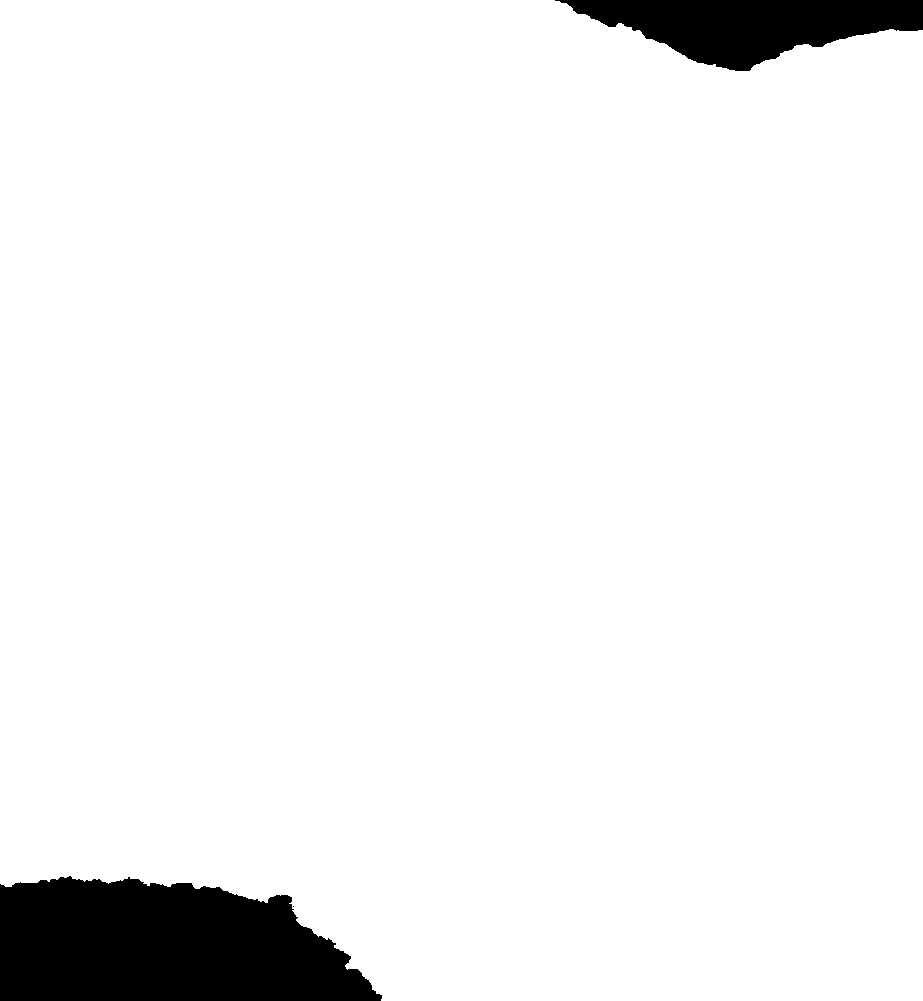
#> input picture environments/scenarios/assets/s1.tif, 923 x 1001 px
$ python run_terrain.py
#> lines starting #> are read from the running program, lines starting #| are printed output that depends on the picture
### environments/scenarios/scenes.py
"""Christmas-Island-based adapted S1-S6 terrain and threat-layout definitions."""

from __future__ import annotations

from dataclasses import dataclass
from functools import lru_cache
from pathlib import Path
from typing import Any, Final

import numpy as np
from PIL import Image

BaseItem = tuple[tuple[float, float], float, float]

@dataclass(frozen=True)
class ThreatSpec:
    center: tuple[float, float]
    radius: float
    height: float = 160.0

    def as_base_item(self) -> BaseItem:
        return (self.center, float(self.radius), float(self.height))
THREATS: Final[dict[int, ThreatSpec]] = {1: ThreatSpec(center=(132.0, 168.0), radius=13.5), 2: ThreatSpec(center=(142.0, 124.0), radius=13.0), 3: ThreatSpec(center=(80.0, 111.0), radius=14.0), 4: ThreatSpec(center=(100.0, 78.0), radius=14.5), 5: ThreatSpec(center=(70.0, 67.0), radius=13.0), 6: ThreatSpec(center=(120.0, 45.0), radius=13.5)}
SCENARIO_COMBINATIONS: Final[dict[str, tuple[int, ...]]] = {'s1': (1, 2, 3, 4, 5, 6), 's2': (1, 2, 4, 5, 6), 's3': (1, 2, 3, 4, 6), 's4': (3, 4, 5, 6), 's5': (3, 4, 5), 's6': (3, 4)}
SCENARIO_LABELS: Final[dict[str, str]] = {'s1': 'six-threat corridor scenario', 's2': 'five-threat right-corridor scenario', 's3': 'five-threat upper-corridor scenario', 's4': 'four-threat lower-corridor scenario', 's5': 'three-threat central scenario', 's6': 'two-threat baseline scenario'}

def normalize_scenario_name(name: str) -> str:
#> in load_scenario_dem, img is the input picture: PIL image 923x1001 F; min -3.4e+38, max 358.4, mean -inf
    key = str(name).strip().lower().replace('-', '_')
    if key.startswith('scenario_'):
        key = key.removeprefix('scenario_')
    elif key.startswith('scenario') and key.removeprefix('scenario').isdigit():
        key = key.removeprefix('scenario')
    if key.isdigit():
        key = f's{key}'
    return key

def build_base(name: str) -> list[BaseItem]:
    key = normalize_scenario_name(name)
    if key not in SCENARIO_COMBINATIONS:
        valid = ', '.join(sorted(SCENARIO_COMBINATIONS))
        raise KeyError(f'Unknown scenario {name!r}. Expected one of: {valid}.')
    return [THREATS[i].as_base_item() for i in SCENARIO_COMBINATIONS[key]]

def describe(name: str) -> dict[str, object]:
    key = normalize_scenario_name(name)
    ids = SCENARIO_COMBINATIONS[key]
    return {'name': key, 'label': SCENARIO_LABELS[key], 'threat_ids': ids, 'n_threats': len(ids), 'base': build_base(key)}
GRID_LIMIT = 200.0
GRID_STEP = 0.5
TERRAIN_Z_MIN = 0.0
TERRAIN_Z_MAX = 60.0
START = np.asarray([40.0, 22.0, 80.0], dtype=float)
GOAL = np.asarray([160.0, 178.0, 100.0], dtype=float)
ASSET_DIR = Path(__file__).with_name('assets')

def scenario_names() -> tuple[str, ...]:
    return tuple((f's{i}' for i in range(1, 7)))

def _axis() -> np.ndarray:
    n = int(round(GRID_LIMIT / GRID_STEP))
    return np.linspace(0.0, GRID_LIMIT, n + 1, dtype=np.float64)

def _clean_terrain_array(arr: np.ndarray) -> np.ndarray:
    H = np.asarray(arr, dtype=np.float64)
    H[~np.isfinite(H)] = 0.0
    H[H < 0.0] = 0.0
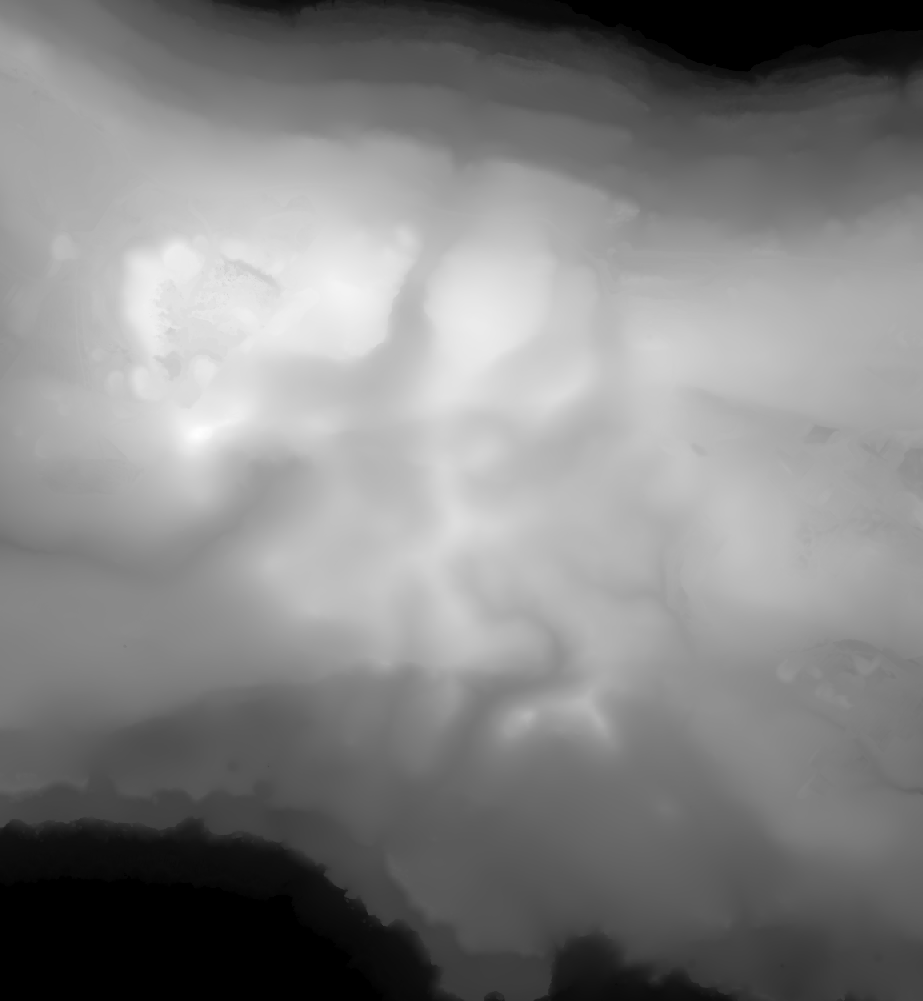
#> H: shape (1001, 923) float64; min 0, max 358.4, mean 184.6; drawn with min black and max white
    return H

def _normalize_terrain(H: np.ndarray) -> np.ndarray:
    valid = H[np.isfinite(H) & (H > 0.0)]
    if valid.size == 0:
        return np.zeros_like(H, dtype=np.float64)
    lo, hi = np.percentile(valid, [2.0, 98.0])
    if not np.isfinite(lo) or not np.isfinite(hi) or hi <= lo:
        lo = float(np.min(valid))
        hi = float(np.max(valid))
    if hi <= lo:
        return np.zeros_like(H, dtype=np.float64)
    Z = np.clip((H - lo) / (hi - lo), 0.0, 1.0)
    return TERRAIN_Z_MIN + Z * (TERRAIN_Z_MAX - TERRAIN_Z_MIN)

def _resize_float_image(H: np.ndarray, shape: tuple[int, int]) -> np.ndarray:
#> called with shape = (401, 401)
    image = Image.fromarray(np.asarray(H, dtype=np.float32), mode='F')
    resized = image.resize((int(shape[1]), int(shape[0])), resample=Image.Resampling.BILINEAR)
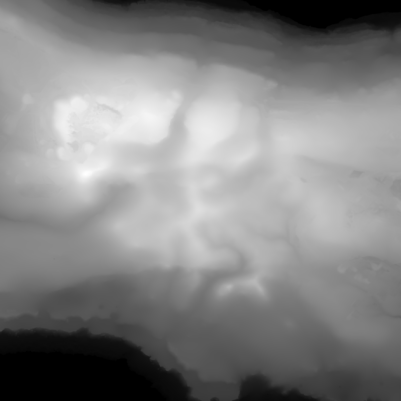
#> resized: PIL image 401x401 F; min 0, max 356.8, mean 184.6; drawn with min black and max white
    return np.asarray(resized, dtype=np.float64)

@lru_cache(maxsize=6)
def load_scenario_dem(scenario_id: str='s1') -> tuple[np.ndarray, np.ndarray, np.ndarray, np.ndarray, np.ndarray]:
    scenario_name = normalize_scenario_name(scenario_id)
    terrain_file = ASSET_DIR / f'{scenario_name}.tif'
    if not terrain_file.exists():
        raise FileNotFoundError(f'Missing scenario terrain asset: {terrain_file}.')
    axis = _axis()
    X, Y = np.meshgrid(axis, axis)
    with Image.open(terrain_file) as img:
        H_raw = _clean_terrain_array(np.asarray(img))
    H_resized = _resize_float_image(H_raw, X.shape)
    Z = _normalize_terrain(H_resized)
#> in _normalize_terrain, `lo, hi = np.percentile(valid, [2.0, 98.0])`: lo = 17.29; hi = 323.1
#> in _normalize_terrain, `Z = np.clip((H - lo) / (hi - lo), 0.0, 1.0)`:
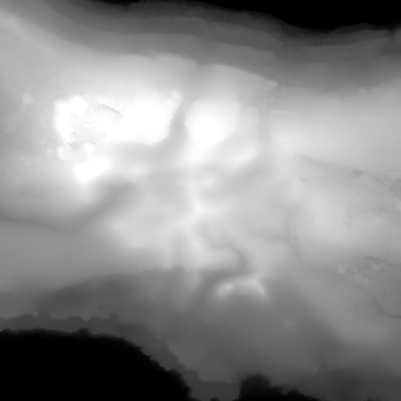
#> Z: shape (401, 401) float64; min 0, max 1, mean 0.55
    return (X, Y, Z, START.copy(), GOAL.copy())

def load_scenario_obstacles(scenario_id: str, *, radius_expand: float=0.0) -> list[tuple[float, float, float, float, str]]:
    scenario_name = normalize_scenario_name(scenario_id)
    expand = float(radius_expand)
    obstacles: list[tuple[float, float, float, float, str]] = []
    for center, radius, height in build_base(scenario_name):
        cx, cy = center
        obstacles.append((float(cx), float(cy), max(0.0, float(radius) + expand), float(height), 'cylinder'))
    return obstacles

def load_scenario(scenario_id: str, *, radius_expand: float=0.0) -> dict[str, Any]:
    scenario_name = normalize_scenario_name(scenario_id)
    X, Y, Z, start, goal = load_scenario_dem(scenario_name)
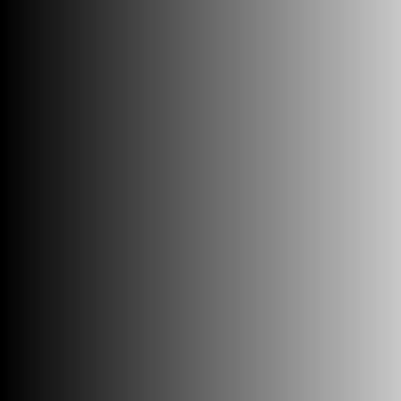
#> X: shape (401, 401) float64; min 0, max 200, mean 100
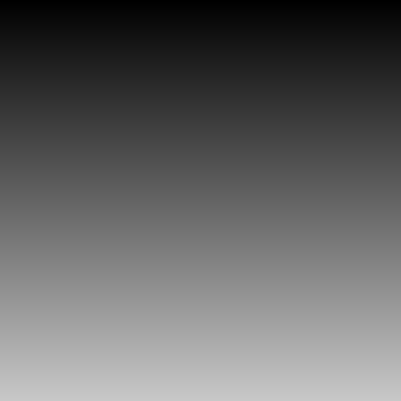
#> Y: shape (401, 401) float64; min 0, max 200, mean 100
#> start = [40, 22, 80]; goal = [160, 178, 100]
    return {'scenario': scenario_name, 'meta': describe(scenario_name), 'X': X, 'Y': Y, 'Z': Z, 'START': start, 'GOAL': goal, 'obstacles': load_scenario_obstacles(scenario_name, radius_expand=radius_expand)}

def plot_scenario_topview(scenario_id: str, *, save_path: str | Path | None=None, show: bool=False, dpi: int=300) -> str | None:
    import matplotlib.pyplot as plt
    from matplotlib.patches import Circle
    scene = load_scenario(scenario_id)
#> scene = 8 items
    X = scene['X']
    Y = scene['Y']
    Z = scene['Z']
    start = scene['START']
#> start = [40, 22, 80]
    goal = scene['GOAL']
#> goal = [160, 178, 100]
    obstacles = scene['obstacles']
#> obstacles = [(132, 168, 13.5, 160, 'cylinder'), (142, 124, 13, 160, 'cylinder'), (80, 111, 14, 160, 'cylinder'), (100, 78, 14.5, 160, 'cylinder'), (70, 67, 13, 160, 'cylinder'), (120, 45, 13.5, 160, 'cylinder')]
    fig, ax = plt.subplots(figsize=(6.2, 5.4), dpi=120)
    extent = [float(X.min()), float(X.max()), float(Y.min()), float(Y.max())]
#> extent = [0, 200, 0, 200]
    ax.imshow(Z, extent=extent, origin='lower', cmap='summer', interpolation='bilinear')
    for cx, cy, radius, _height, _kind in obstacles:
        for scale in (1.0, 0.72, 0.44):
            ax.add_patch(Circle((float(cx), float(cy)), float(radius) * scale, fill=False, edgecolor='black', linewidth=0.9))
        ax.plot(float(cx), float(cy), 'ko', markersize=2.8)
#> this loop made 6 passes
#> (cx, cy, radius) on passes 1 to 6: (132, 168, 13.5), (142, 124, 13), (80, 111, 14), (100, 78, 14.5), (70, 67, 13), (120, 45, 13.5)
    ax.plot(float(start[0]), float(start[1]), 'ks', markersize=5.5)
    ax.plot(float(goal[0]), float(goal[1]), 'ko', markersize=5.5)
    ax.set_xlim(extent[0], extent[1])
    ax.set_ylim(extent[2], extent[3])
    ax.set_xlabel('x [m]')
    ax.set_ylabel('y [m]')
    ax.set_aspect('equal', adjustable='box')
    ax.set_title(str(scene['meta']['label']))
    fig.tight_layout()
    saved = None
    if save_path is not None:
        out = Path(save_path)
        out.parent.mkdir(parents=True, exist_ok=True)
        fig.savefig(out, dpi=int(dpi), bbox_inches='tight')
        saved = str(out)
    if show:
        plt.show()
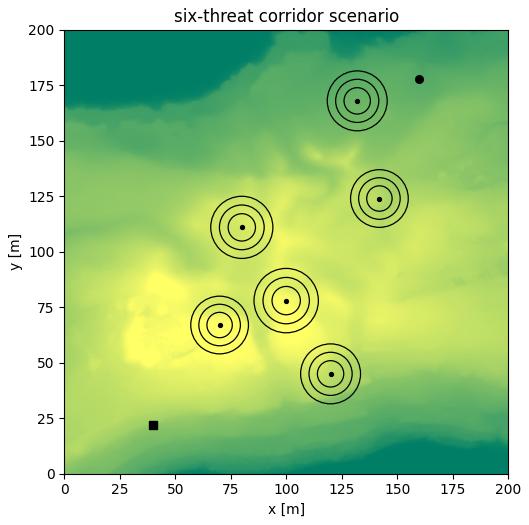
#> figure drawn by matplotlib, 1 panel
    else:
        plt.close(fig)
    return saved

# [25 lines left out: functions save_all_scenario_previews, main, not called in this run]
# [2 lines that do not run on import are left out]

### environments/scenarios/run_terrain.py
"""Render one or all frozen S1-S6 scenario environments."""

from __future__ import annotations

import argparse
from pathlib import Path

from environments.scenarios.scenes import normalize_scenario_name, plot_scenario_topview, scenario_names


def main() -> None:
    parser = argparse.ArgumentParser(description="Render the S1-S6 scenario terrains.")
    parser.add_argument("--scenario", default="s1", help="s1 through s6, or all")
    parser.add_argument("--save-dir", type=Path, default=None, help="Optionally save the displayed terrain figures.")
    parser.add_argument("--no-show", action="store_true", help="Disable interactive figure windows.")
    args = parser.parse_args()

    names = scenario_names() if args.scenario.lower() == "all" else (normalize_scenario_name(args.scenario),)
    paths = []
    for name in names:
        path = None if args.save_dir is None else args.save_dir / f"{name}_topview.png"
        saved = plot_scenario_topview(name, save_path=path, show=not bool(args.no_show))
        if saved is not None:
            paths.append(saved)
    for path in paths:
        print(Path(path).resolve())


if __name__ == "__main__":
    main()
